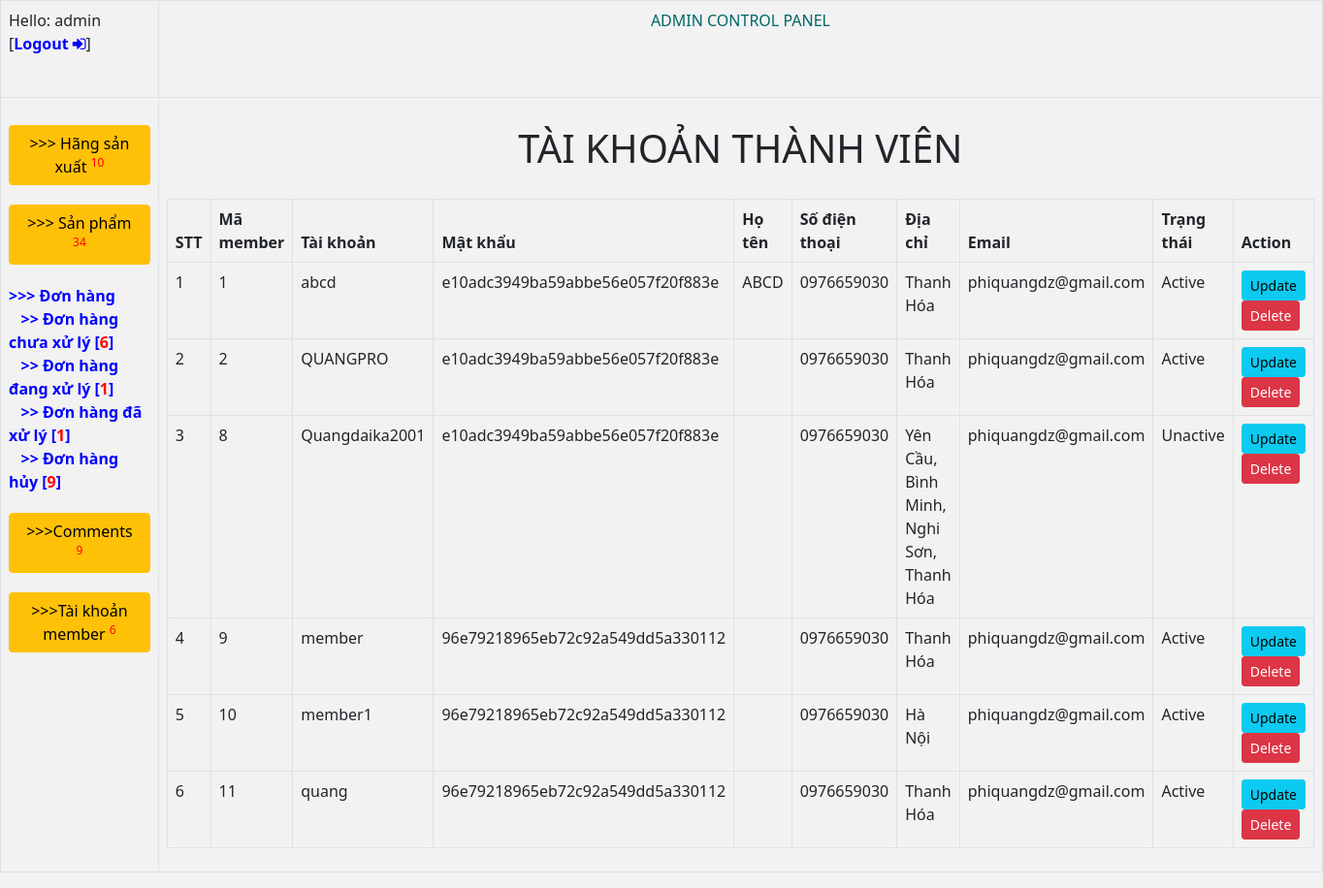
The app's page /admin/index.php?option=member (signed in) with its own data.
### tables this page shows
CREATE TABLE `member` (
  `id` int(11) NOT NULL,
  `username` varchar(20) NOT NULL,
  `password` varchar(32) NOT NULL,
  `fullname` varchar(25) NOT NULL,
  `mobile` varchar(12) NOT NULL,
  `address` varchar(100) NOT NULL,
  `email` varchar(25) DEFAULT NULL,
  `status` tinyint(1) NOT NULL DEFAULT 0
);

### admin/accountmember/showaccountmember.php (the view, shortened to what this page needs)
<?php
	$query = "select * from member";
	$result = $connect->query($query);
 ?>
<h1 style="padding:20px">TÀI KHOẢN THÀNH VIÊN</h1>
<table class="table table-bordered">
	<thead>
		<tr>
			<thead>
				<th>STT</th>
				<th>Mã member</th>
				<th>Tài khoản</th>
				<th>Mật khẩu</th>
				<th>Họ tên</th>
				<th>Số điện thoại</th>
				<th>Địa chỉ</th>
				<th>Email</th>
				<th>Trạng thái</th>
				<th>Action</th>
			</thead>
			<tbody>
				<?php $count=1;?>
				<?php foreach($result as $item): ?>
					<tr>
						<td><?=$count++?></td>
						<td><?=$item['id']?></td>
						<td><?=$item['username']?></td>
						<td><?=$item['password']?></td>
						<td><?=$item['fullname']?></td>
						<td><?=$item['mobile']?></td>
						<td><?=$item['address']?></td>
						<td><?=$item['email']?></td>
						<td><?=$item['status']==1?'Active':'Unactive'?></td>
						<td>
							<a class="btn btn-sm btn-info" href="?option=accountmemberupdate&id=<?=$item['id']?>">Update</a>
							<a href="?option=member&id=<?=$item['id']?>" class="btn btn-sm btn-danger" onclick="return confirm('Are you sure?')">Delete</a>
						</td>
					</tr>
		 		<?php endforeach; ?>
			</tbody>
		</tr>
	</thead>
</table>

### admin/css.css (style rules this page uses)
h1 { text-align: center; }

### admin/accountmember/showaccountmember.php (style rules this page uses)
a { text-decoration: none; font-weight: bold ; color: blue; }

### records on screen
member: id "1", username "abcd", password "e10adc3949ba59abbe56e057f20f883e", fullname "ABCD", mobile "0976659030", address "Thanh Hóa", email "phiquangdz@gmail.com", status "Active"
member: id "2", username "QUANGPRO", password "e10adc3949ba59abbe56e057f20f883e", mobile "0976659030", address "Thanh Hóa", email "phiquangdz@gmail.com", status "Active"
member: id "8", username "Quangdaika2001", password "e10adc3949ba59abbe56e057f20f883e", mobile "0976659030", address "Yên Cầu, Bình Minh, Nghi Sơn, Thanh Hóa", email "phiquangdz@gmail.com", status "Unactive"
member: id "9", username "member", password "96e79218965eb72c92a549dd5a330112", mobile "0976659030", address "Thanh Hóa", email "phiquangdz@gmail.com", status "Active"
member: id "10", username "member1", password "96e79218965eb72c92a549dd5a330112", mobile "0976659030", address "Hà Nội", email "phiquangdz@gmail.com", status "Active"
member: id "11", username "quang", password "96e79218965eb72c92a549dd5a330112", mobile "0976659030", address "Thanh Hóa", email "phiquangdz@gmail.com", status "Active"

### other values on screen
$_SESSION['admin'] "admin"
$xulyhangsx "10"
$xulysanpham "34"
$chuaXuLy "6"
$dangXuLy "1"
$daXuLy "1"
$huy "9"
$xulycomments "9"
$xulyaccountmember "6"
